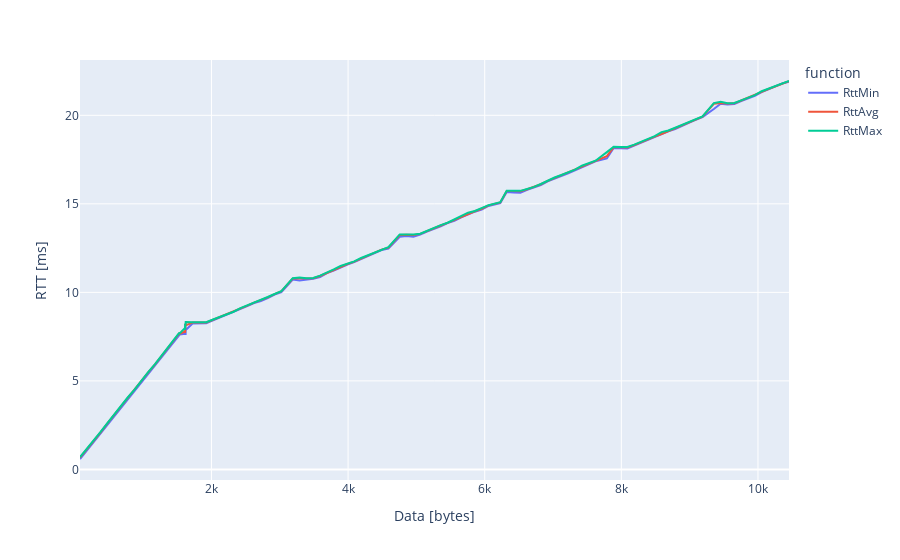

Notebook source saved alongside this figure:
### Code cell
fig = px.line(x=lenght, y=[RttMin, RttAvg, RttMax], labels=dict(x="Data [bytes]", value="RTT [ms]", variable="function"))

newnames = {'wide_variable_0':'RttMin', 'wide_variable_1':'RttAvg', 'wide_variable_2':'RttMax'}
fig.for_each_trace(lambda t: t.update(name = newnames[t.name],
                                      legendgroup = newnames[t.name],
                                      hovertemplate = t.hovertemplate.replace(t.name, newnames[t.name])
                                     )
                  )

fig.show()

### Figure 1 — Plotly figure (JSON) as saved in the notebook; plotly's stock layout.template omitted (floating-point values rounded to 4 significant figures; data arrays with more than 128 entries replaced by an {"elided": "..."} marker saying what was removed)
{"data": [{"hovertemplate": "function=RttMin<br>Data [bytes]=%{x}<br>RTT [ms]=%{y}<extra></extra>", "legendgroup": "RttMin", "line": {"color": "#636efa", "dash": "solid"}, "marker": {"symbol": "circle"}, "mode": "lines", "name": "RttMin", "orientation": "v", "showlegend": true, "type": "scatter", "x": {"elided": "131 int values"}, "xaxis": "x", "y": {"elided": "131 float values"}, "yaxis": "y"}, {"hovertemplate": "function=RttAvg<br>Data [bytes]=%{x}<br>RTT [ms]=%{y}<extra></extra>", "legendgroup": "RttAvg", "line": {"color": "#EF553B", "dash": "solid"}, "marker": {"symbol": "circle"}, "mode": "lines", "name": "RttAvg", "orientation": "v", "showlegend": true, "type": "scatter", "x": {"elided": "131 int values"}, "xaxis": "x", "y": {"elided": "131 float values"}, "yaxis": "y"}, {"hovertemplate": "function=RttMax<br>Data [bytes]=%{x}<br>RTT [ms]=%{y}<extra></extra>", "legendgroup": "RttMax", "line": {"color": "#00cc96", "dash": "solid"}, "marker": {"symbol": "circle"}, "mode": "lines", "name": "RttMax", "orientation": "v", "showlegend": true, "type": "scatter", "x": {"elided": "131 int values"}, "xaxis": "x", "y": {"elided": "131 float values"}, "yaxis": "y"}], "layout": {"legend": {"title": {"text": "function"}, "tracegroupgap": 0}, "margin": {"t": 60}, "xaxis": {"anchor": "y", "domain": [0, 1], "title": {"text": "Data [bytes]"}}, "yaxis": {"anchor": "x", "domain": [0, 1], "title": {"text": "RTT [ms]"}}}}
